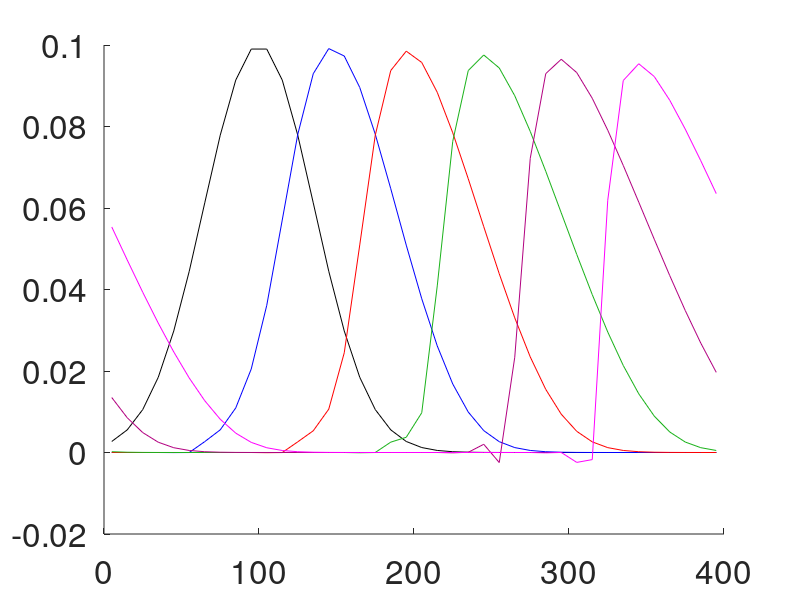
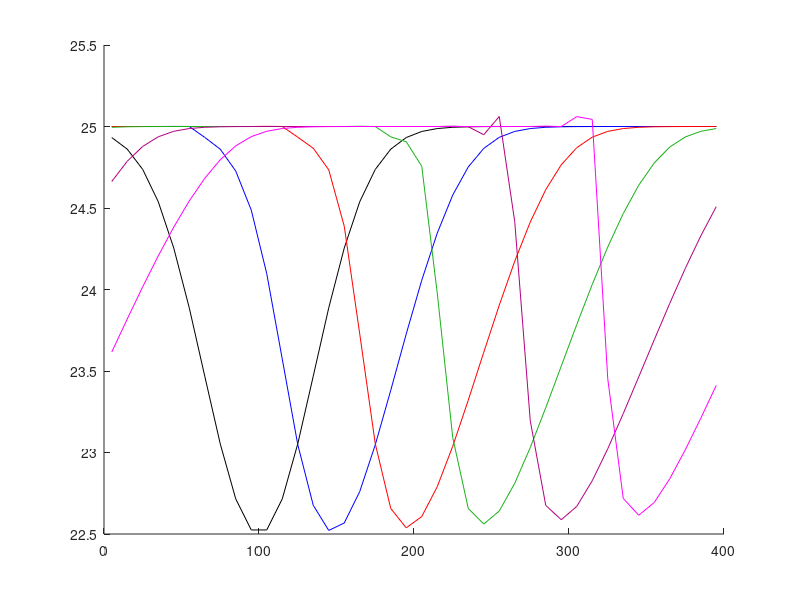

Write the MATLAB code that produced these figures, in order. (Note: this script raises an error after producing the figures.)
close all;
C = {'k','b','r',[0.1, 0.7, 0.1],[0.7, 0, 0.5], 'm'};
%%exc 3
%Initial values
vm = 25;
pm = 1;

NG = 40;
L = 400;
dx = L/NG;
dt = dx/vm; %TODO: choose better value for dt.
x = dx/2:dx:L-dx/2;

pu = zeros(NG, 1);
pd = zeros(NG, 1);

eta = 0.1;
p = eta*pm*exp( -((x-L/4)/(L/8)).^2 )';
hp = figure; hold on;
hv = figure; hold on;
n = 1;
for nLW=1:31
    pu = [p(2:end); p(1)];
    pd = [p(end); p(1:end-1)];
    %TODO: All these F's just become zero
    Fu = pu*vm.*(1-pu/pm);
    Fd = pd*vm.*(1-pd/pm);
    v  = vm*(1-p/pm);
    F = p.*v;
    qu = vm*(1-(pu+p)/pm);
    qd = vm*(1-(p+pd)/pm);
        
    if mod(nLW-1, 6) == 0
        figure(hp);
        plot(x, p, 'color', C{n});
        
        figure(hv);
        plot(x, v, 'color', C{n});
        n = n+1;
    end
    p = p - dt/(2*dx)*(Fu-Fd) + dt^2/(2*dx^2)*(qu.*(Fu-F) - qd.*(F-Fd));
end

figure(hp);
set(gca,'fontsize',24, 'fontweight', 'demi');
ylim([0, 1])
xlabel('x'); ylabel('\rho');
title('\eta = 0.1');
% legend('t=0', 't=6', 't=12', 't=18', 't=24', 't=30');

figure(hv);
set(gca,'fontsize',24, 'fontweight', 'demi');
ylim([0, 30])
xlabel('x'); ylabel('v');
title('\eta = 0.1');
% legend('t=0', 't=6', 't=12', 't=18', 't=24', 't=30');

saveas(hp, 'report/img/exc3_p_01.png');
saveas(hv, 'report/img/exc3_v_01.png');


eta = 0.9;
p = eta*pm*exp( -((x-L/4)/(L/8)).^2 )';
hp = figure; hold on;
hv = figure; hold on;
n=1;
for nLW=1:31
    pu = [p(2:end); p(1)];
    pd = [p(end); p(1:end-1)];
    %TODO: All these F's just become zero
    Fu = pu*vm.*(1-pu/pm);
    Fd = pd*vm.*(1-pd/pm);
    v = vm*(1-p/pm);
    F = p.*v;
    qu = vm*(1-(pu+p)/pm);
    qd = vm*(1-(p+pd)/pm);
    
    if mod(nLW-1, 6) == 0
        figure(hp);
        plot(x, p, 'color', C{n});
        
        figure(hv);
        plot(x, v, 'color', C{n});
        n = n+1;
    end
    p = p - dt/(2*dx)*(Fu-Fd) + dt^2/(2*dx^2)*(qu.*(Fu-F) - qd.*(F-Fd));
end

figure(hp);
set(gca,'fontsize',24, 'fontweight', 'demi');
ylim([0, 1])
xlabel('x'); ylabel('\rho');
title('\eta = 0.9');
% legend('t=0', 't=6', 't=12', 't=18', 't=24', 't=30');

figure(hv);
set(gca,'fontsize',24, 'fontweight', 'demi');
ylim([0, 30])
xlabel('x'); ylabel('v');
title('\eta = 0.9');
% legend('t=0', 't=6', 't=12', 't=18', 't=24', 't=30');

saveas(hp, 'report/img/exc3_p_09.png');
saveas(hv, 'report/img/exc3_v_09.png');

